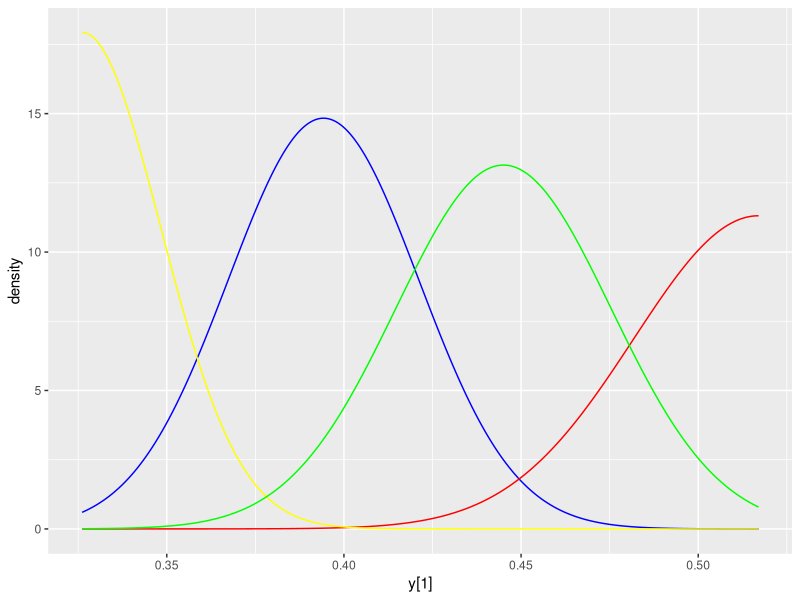

Source code (R):
library(ggplot2)

gerar.amostra <- function(n)
{
  a <- rep(0, 10e4)

  for (i in 1:n)
  {
    a = a + runif(10e4)
  }

  a <- a / n
  
  return (a)
}

gerar.hist <- function(n)
{
  for (i in c(10, 20, 30, 40, 50, 60, 70, 80, 90, 100))
  {
    x <- gerar.amostra(i)
    hist(x, xlab=sprintf("gerar.amostra(%d)", i))
  }
}

#gaussiana
gerar.normal <- function()
{
  y <- c()
  amostras <- c(10, 20, 30, 40)#, 50, 60, 70, 80, 90, 100)

  for (i in amostras)
  {
    y <- c(y, gerar.amostra(i))
  }

  y.df <- data.frame(y)
  print(names(y.df))

  ggplot(y.df) +
   geom_density(aes(y[1]), color="blue", alpha=0.2) +
   geom_density(aes(y[2]), color="red", alpha=0.2) +
   geom_density(aes(y[3]), color="yellow", alpha=0.2) +
   geom_density(aes(y[4]), color="green", alpha=0.2)
 
  #y.plot <- ggplot(y.df)

  #for (i in amostras)
  #{
    #y.plot <- y.plot + geom_density(aes(y[i]), alpha=0.2)
  #}

  ggsave("stat.pdf")
}

gerar.normal()
